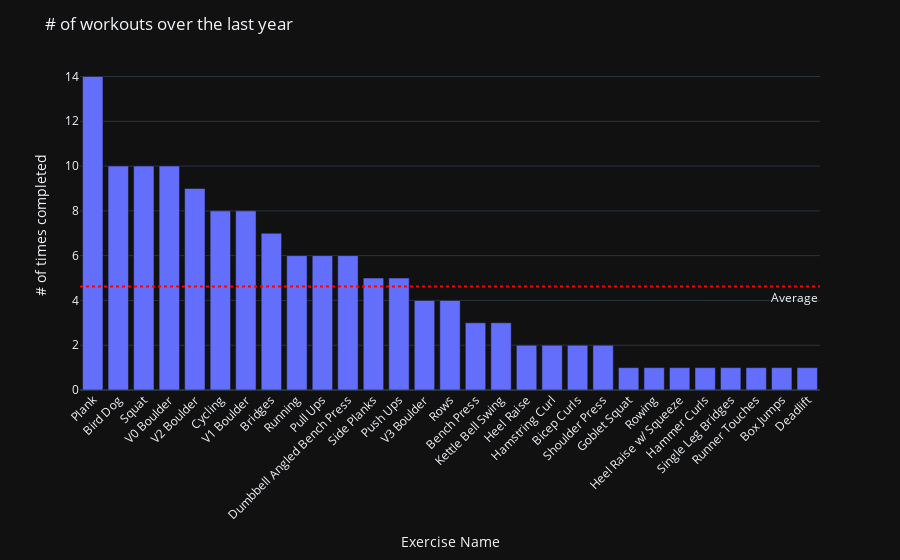

Notebook source saved alongside this figure:
### Code cell
fig = px.bar(merged_df['exercise'].value_counts(), x=merged_df['exercise'].value_counts().index, y=merged_df['exercise'].value_counts().values, template="plotly_dark")
fig.update_layout(title="# of workouts over the last year", xaxis_title="Exercise Name", yaxis_title="# of times completed", xaxis_tickangle=-45)
fig.add_hline(y=merged_df['exercise'].value_counts().mean(), line_dash="dot", line_color="red", annotation_text="Average", annotation_position="bottom right")
fig.show()

### Figure 1 — Plotly figure (JSON) as saved in the notebook; plotly's stock layout.template omitted (floating-point values rounded to 4 significant figures)
{"data": [{"alignmentgroup": "True", "hovertemplate": "x=%{x}<br>y=%{y}<extra></extra>", "legendgroup": "", "marker": {"color": "#636efa", "pattern": {"shape": ""}}, "name": "", "offsetgroup": "", "orientation": "v", "showlegend": false, "textposition": "auto", "type": "bar", "x": ["Plank", "Bird Dog", "Squat", "V0 Boulder", "V2 Boulder", "Cycling", "V1 Boulder", "Bridges", "Running", "Pull Ups", "Dumbbell Angled Bench Press", "Side Planks", "Push Ups", "V3 Boulder", "Rows", "Bench Press", "Kettle Bell Swing", "Heel Raise", "Hamstring Curl", "Bicep Curls", "Shoulder Press", "Goblet Squat", "Rowing", "Heel Raise w/ Squeeze", "Hammer Curls", "Single Leg Bridges", "Runner Touches", "Box Jumps", "Deadlift"], "xaxis": "x", "y": [14, 10, 10, 10, 9, 8, 8, 7, 6, 6, 6, 5, 5, 4, 4, 3, 3, 2, 2, 2, 2, 1, 1, 1, 1, 1, 1, 1, 1], "yaxis": "y"}], "layout": {"annotations": [{"showarrow": false, "text": "Average", "x": 1, "xanchor": "right", "xref": "x domain", "y": 4.621, "yanchor": "top", "yref": "y"}], "barmode": "relative", "legend": {"tracegroupgap": 0}, "margin": {"t": 60}, "shapes": [{"line": {"color": "red", "dash": "dot"}, "type": "line", "x0": 0, "x1": 1, "xref": "x domain", "y0": 4.621, "y1": 4.621, "yref": "y"}], "title": {"text": "# of workouts over the last year"}, "xaxis": {"anchor": "y", "domain": [0, 1], "tickangle": -45, "title": {"text": "Exercise Name"}}, "yaxis": {"anchor": "x", "domain": [0, 1], "title": {"text": "# of times completed"}}}}
